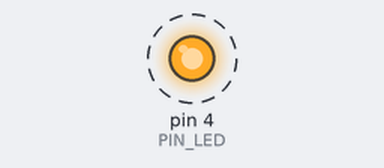
A sketch run on a simulated Arduino Uno, built with avr-gcc and run on an emulated ATmega328P. On the bench: output pins drawn as LEDs (lit = HIGH). Dashed ring = blinking.

Above: at 0.5 s.
Timing chart, 0 to 4.6 s (numbered marks = the images above):
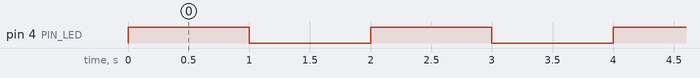

Measured:
- by itself, pin 4 (PIN_LED): alternates HIGH for 1.0 s and LOW for 1.0 s

The sketch:

Lampu_Kelap_Kelip.ino
```cpp
#define PIN_LED 4

void setup()
{
  pinMode(PIN_LED, OUTPUT);
}

void loop()
{

  digitalWrite(PIN_LED, HIGH);
  delay(1000);
  digitalWrite(PIN_LED, LOW);
  delay(1000);

}
```
